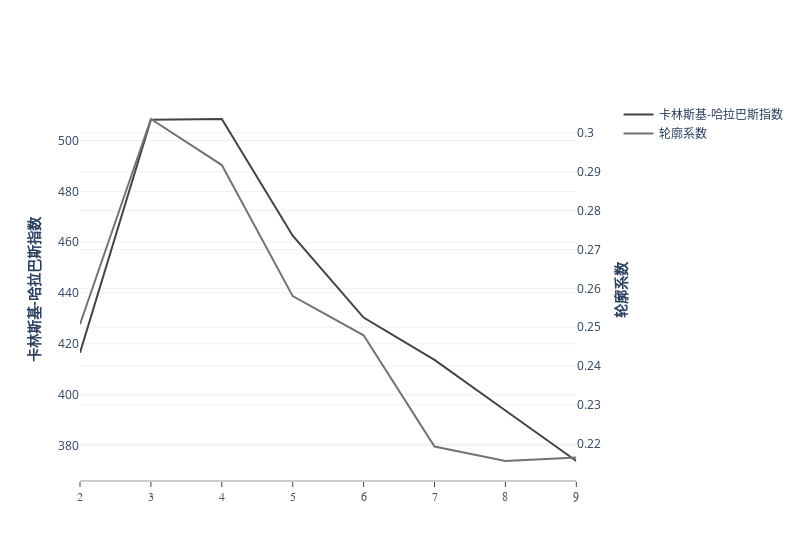

Notebook cell for this chart:
### Markdown cell above
## K-means++聚类

### Code cell
#获得居民最佳聚类数
df_score_resi = utils.GetKmeansClusterNumDf(df_cluster,parse_list)
myplot.Double_Axes_Line(df_score_resi,"n_clusters","calinski","silhouette","聚类数","卡林斯基-哈拉巴斯指数","轮廓系数")

### Figure 1 — Plotly figure (JSON) as saved in the notebook; plotly's stock layout.template omitted (floating-point values rounded to 4 significant figures)
{"data": [{"line": {"color": "rgb(67,67,67)", "width": 2}, "mode": "lines", "name": "卡林斯基-哈拉巴斯指数", "type": "scatter", "x": [2, 3, 4, 5, 6, 7, 8, 9], "xaxis": "x", "y": [416.5, 508.2, 508.4, 462.5, 430.3, 413.7, 393.8, 373.9], "yaxis": "y"}, {"line": {"color": "rgb(115,115,115)", "width": 2}, "mode": "lines", "name": "轮廓系数", "type": "scatter", "x": [2, 3, 4, 5, 6, 7, 8, 9], "xaxis": "x", "y": [0.2507, 0.3036, 0.2917, 0.258, 0.2479, 0.2193, 0.2156, 0.2165], "yaxis": "y2"}], "layout": {"width": 800, "xaxis": {"anchor": "y", "domain": [0, 0.94], "linecolor": "rgb(204, 204, 204)", "linewidth": 2, "showgrid": false, "showline": true, "showticklabels": true, "tickfont": {"color": "rgb(82, 82, 82)", "family": "Arial", "size": 12}, "ticks": "outside"}, "yaxis": {"anchor": "x", "domain": [0, 1], "title": {"text": "<b>卡林斯基-哈拉巴斯指数</b> "}}, "yaxis2": {"anchor": "x", "overlaying": "y", "side": "right", "title": {"text": "<b>轮廓系数</b>"}}}}
